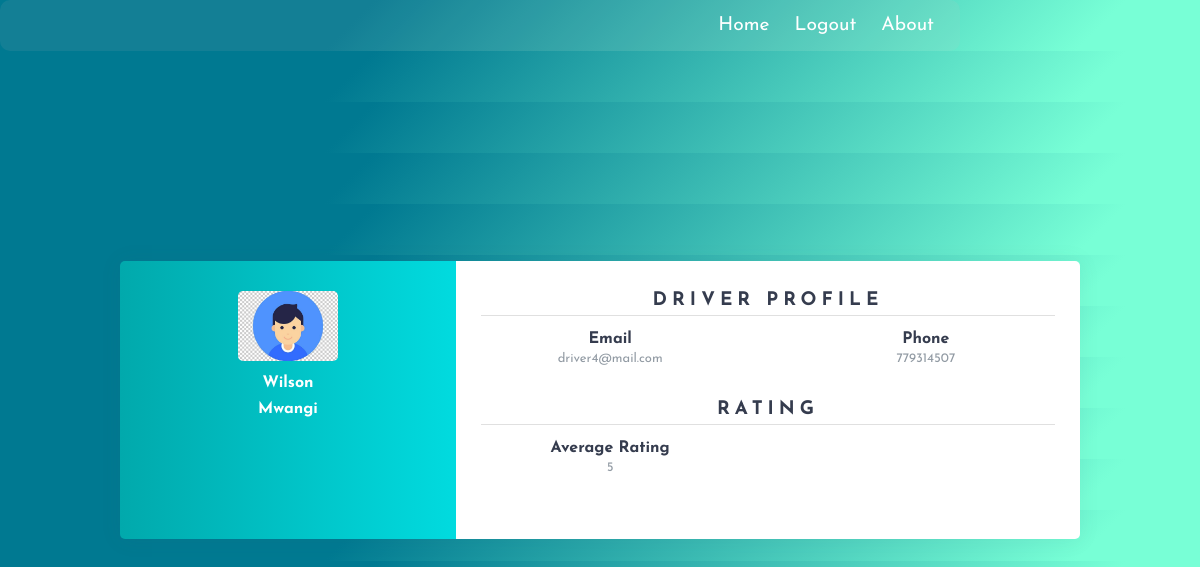
Screenshot of /driver_profile (signed in) with the database file from the repository.
### models.py (models this page shows, shortened)
class Driver(db.Model, UserMixin):
    id = db.Column(db.Integer, primary_key=True)
    driver_phone_num = db.Column(db.Integer, unique=True)
    driver_fname = db.Column(db.String(1000))
    driver_lname = db.Column(db.String(1000))
    driver_email = db.Column(db.String(1000), unique=True)
    password = db.Column(db.String(100))
    ratings = db.Column(db.SmallInteger)
    ratings = orm.relationship('Ratings')

### auth.py (the view)
@auth.route('/driver_profile')
def driver_profile():
    return render_template('driver_profile.html',
    driver_fname=current_user.driver_fname, driver_lname=current_user.driver_lname, driver_email=current_user.driver_email,
    driver_phone_num=current_user.driver_phone_num, rating=current_user.avg_rating)

### __init__.py (called while the page is built)
def create_app():
    app = Flask(__name__)
    app.config['SECRET_KEY'] = 'secret-key-goes-here'  #TODO: use proper key value
    app.config['SQLALCHEMY_DATABASE_URI'] = 'sqlite:///db.sqlite'  #TODO: change name of db to relevant db name
    db.init_app(app)
    login_manager = LoginManager()
    login_manager.login_view = 'auth.login'
    login_manager.init_app(app)
    from .models import User, Driver
    @login_manager.user_loader
    def load_user(user_id):
        return User.query.get(int(user_id))
    @login_manager.user_loader
    def load_driver(driver_id):
        return Driver.query.get(int(driver_id))
    from .auth import auth as auth_blueprint
    app.register_blueprint(auth_blueprint)
    from .main import main as main_blueprint
    app.register_blueprint(main_blueprint)
    return app

### templates/driver_profile.html (shortened to what this page needs)
<!DOCTYPE html>
<html lang="en">
    <head>
        <link rel="stylesheet" type="text/css" href="static/view.css">
    </head>
<body>
<nav>
  <ul>
    <li><a href="{{ url_for('main.index') }}">Home</a></li>
    <li>{% if current_user.is_authenticated %}
    <a href="{{ url_for('auth.driver_login') }}">
    Logout</a>{% endif %}</li>
    <li> <a href="{{ url_for('main.about') }}" >
    About</a></li>
</ul>
</nav>
<div class="wrapper">
    <div class="left">
        <img src="static/avatar.jpg"
        width="100">
        <h4>{{driver_fname}}</h4>
        <h4>{{driver_lname}}</h4>
    </div>
    <div class="right">
        <div class="info">
            <h3>Driver Profile</h3>
            <div class="info_data">
                 <div class="data">
                    <h4>Email</h4>
                    <p>{{driver_email}}</p>
                 </div>
                 <div class="data">
                   <h4>Phone</h4>
                    <p>{{driver_phone_num}}</p>
              </div>
            </div>
        </div>
      <div class="projects">
            <h3>RATING</h3>
            <div class="projects_data">
                 <div class="data">
                    <h4>Average Rating</h4>
                    <p>{{rating}}</p>
                 </div>
            </div>
        </div>
    </div>
</div>
</body>
</html>

### static/view.css (style rules this page uses)
* { margin: 0; padding: 0; box-sizing: border-box; list-style: none; font-family: 'Josefin Sans', sans-serif; }
body { text-align:center; background-image: linear-gradient(135deg, #007991 30%, #78ffd6 90%); color: #fff; }
.wrapper { position: absolute; top: 50%; left: 50%; transform: translate(-50%,-50%); width: 80%; display: flex; box-shadow: 0 1px 20px 0 rgba(69,90,100,.08); }
.wrapper .left { width: 35%; background: linear-gradient(to right,#01a9ac,#01dbdf); padding: 30px 25px; border-top-left-radius: 5px; border-bottom-left-radius: 5px; text-align: center; color: #fff; }
.wrapper .left img { border-radius: 5px; margin-bottom: 10px; }
.wrapper .left h4 { margin-bottom: 10px; }
.wrapper .right { width: 65%; background: #fff; padding: 30px 25px; border-top-right-radius: 5px; border-bottom-right-radius: 5px; }
.wrapper .right .info, .wrapper .right .projects { margin-bottom: 25px; }
.wrapper .right .info h3, .wrapper .right .projects h3 { margin-bottom: 15px; padding-bottom: 5px; border-bottom: 1px solid #e0e0e0; color: #353c4e; text-transform: uppercase; letter-spacing: 5px; }
.wrapper .right .info_data, .wrapper .right .projects_data { display: flex; justify-content: space-between; }
.wrapper .right .info_data .data, .wrapper .right .projects_data .data { width: 45%; }
.wrapper .right .info_data .data h4, .wrapper .right .projects_data .data h4 { color: #353c4e; margin-bottom: 5px; }
.wrapper .right .info_data .data p, .wrapper .right .projects_data .data p { font-size: 13px; margin-bottom: 10px; color: #919aa3; }
nav { display: flex; justify-content: space-between; width: 80%; padding: 1em; background-color: #d0bebe17; border-radius: 10px; }
nav ul li { display: inline-block; list-style: none; margin: 0 10px; font-size: larger; }
nav ul li a { text-decoration: none; color:#fff; position: relative; display: inline-block; }
a::before { content: attr(data-text); color:#fff; position: absolute; left: 0; top: 0%; width: 0%; white-space: nowrap; overflow: hidden; transition: .5s; border-bottom: 3px solid orange; }

### rows the page displays
Driver: driver_fname "Wilson", driver_lname "Mwangi", driver_email "driver4@mail.com", driver_phone_num "779314507"

### other values shown
{{ rating }} "5"
